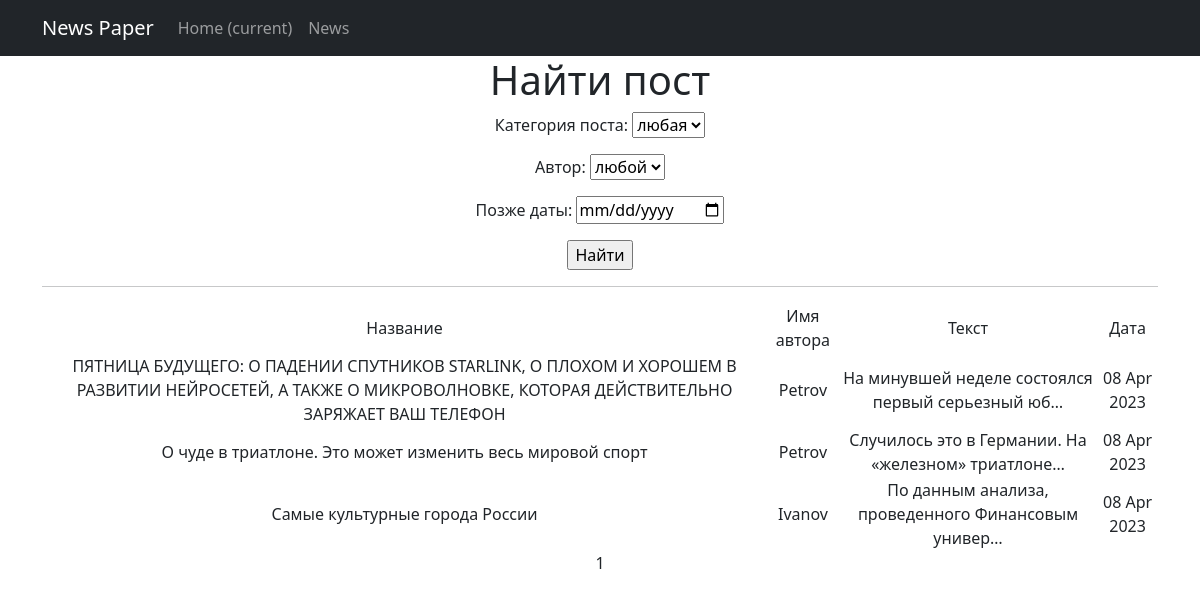
Page /news/search/ on the earlier database version.
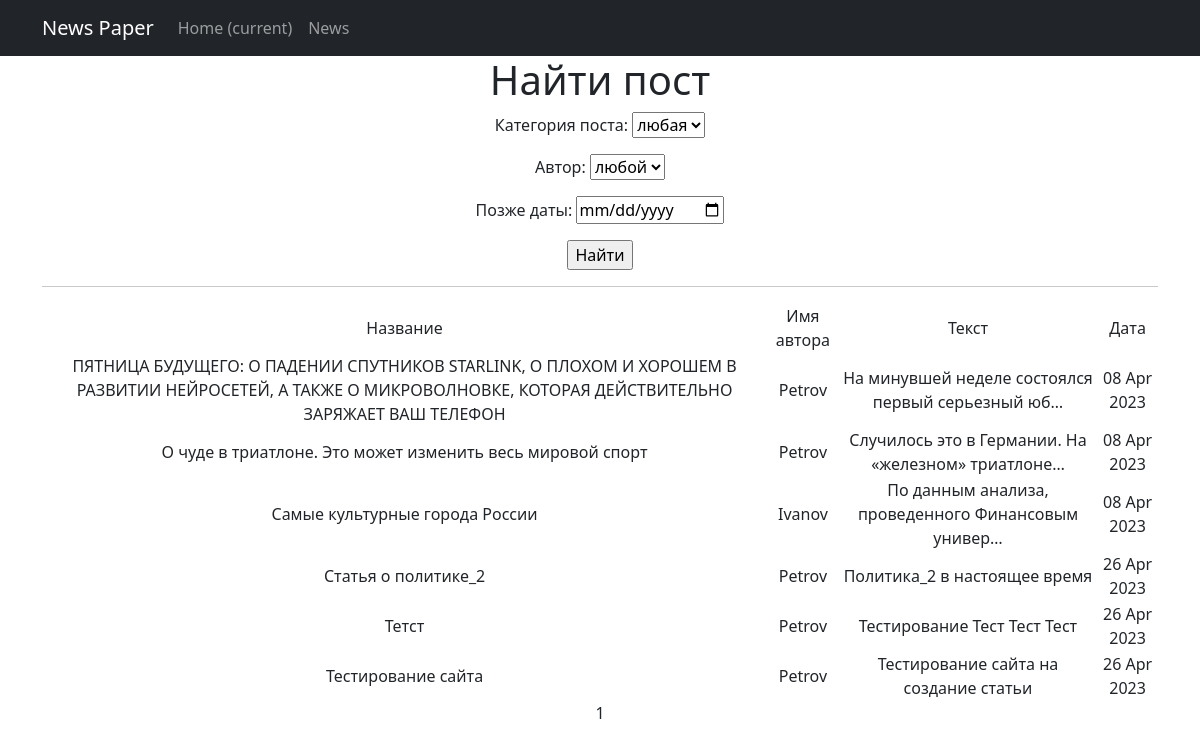
Same page on the later database version.
### news/models.py (models this page shows, shortened)
class Category(models.Model):
    topic = models.CharField(max_length=2, choices=TOPICS, default=politics, unique=True)
    def __str__(self):
        return self.topic.title()

class Author(models.Model):
    author = models.OneToOneField(User, on_delete=models.CASCADE)
    rating = models.IntegerField(default=0)
    def __str__(self):
        return f'{self.author.username}'

class Post(models.Model):
    author = models.ForeignKey(Author, on_delete=models.CASCADE)
    article_news = models.CharField(max_length=2, choices=SELECTION, default=news)
    date_in = models.DateTimeField(auto_now_add=True)
    title = models.CharField(max_length=255)
    text = models.TextField()
    rating_news = models.IntegerField(default=0)
    category = models.ManyToManyField(Category, through='PostCategory')

### news/views.py (the view)
# urls.py: path('search/', PostSearch.as_view(), name='search'),
class PostSearch(ListView):
    model = Post
    ordering = 'date_in'
    template_name = 'search.html'
    context_object_name = 'search'
    paginate_by = 10
    def get_queryset(self):
        queryset = super().get_queryset()
        self.filterset = PostFilter(self.request.GET, queryset=queryset)
        return self.filterset.qs
    def get_context_data(self, **kwargs):
        context = super().get_context_data(**kwargs)
        context['filterset'] = self.filterset
        return context

### news/templatetags/custom_filters.py (called while the page is built)
@register.filter()
def censor(word):
    if isinstance(word, str):
        for i in word.split():
            if i.capitalize() in cens:
                word = word.replace(i, i[0] + '*' * len(i))
    else:
        raise ValueError('custom_filters -> censor -> A string is expected, but a different data type has been entered')
    return word

### templates/search.html (shortened to what this page needs)
{% extends 'flatpages/default.html' %}
{% load custom_filters %}
{% load custom_tags %}
{% block content %}
    <h1>Найти пост</h1>
    <form action="" method="get">
        {{ filterset.form.as_p }}
        <input type="submit" value="Найти" />
    </form>
    <hr>
    {% if search %}
        <table>
            <tr>
                <td>Название</td>
                <td>Имя автора</td>
                <td>Текст</td>
                <td>Дата</td>
            </tr>
            {% for post in search %}
            <tr>
                <td>{{ post.title|censor }}</td>
                <td>{{ post.author}}</td>
                <td>{{ post.text|truncatechars:50|censor }}</td>
                <td>{{ post.date_in|date:'d M Y' }}</td>
            </tr>
            {% endfor %}
        </table>
    {% else %}
        <h2>Новостей нет!</h2>
    {% endif %}
    {{ page_obj.number }}
{% endblock content %}

### templates/flatpages/default.html (shortened to what this page needs)
<!DOCTYPE html>
<html lang="en">
    <head>
        {% load static %}
        <link href="{% static 'css/styles.css' %}" rel="stylesheet" />
    </head>
    <body>
        <nav class="navbar navbar-expand-lg navbar-dark bg-dark static-top">
            <div class="container">
                <a class="navbar-brand" href="#">News Paper</a>
                <div class="collapse navbar-collapse" id="navbarResponsive">
                    <ul class="navbar-nav ml-auto">
                        <li class="nav-item active">
                            <a class="nav-link" href="#">Home
                                <span class="sr-only">(current)</span>
                            </a>
                        </li>
                        <li class="nav-item">
                            <a class="nav-link" href="/news/">News</a>
                        </li>
                    </ul>
                </div>
            </div>
        </nav>
        <div class="container">
            <div class="row">
                <div class="col-lg-12 text-center">
                    {% block content %}{% endblock content %}
                </div>
            </div>
        </div>
    </body>
</html>

Differences in the rows shown:
added Post: title|censor "Статья о политике_2", author "Petrov", text|censor "Политика_2 в настоящее время", date_in "26 Apr 2023"
added Post: title|censor "Тетст", author "Petrov", text|censor "Тестирование Тест Тест Тест", date_in "26 Apr 2023"
added Post: title|censor "Тестирование сайта", author "Petrov", text|censor "Тестирование сайта на создание статьи", date_in "26 Apr 2023"
